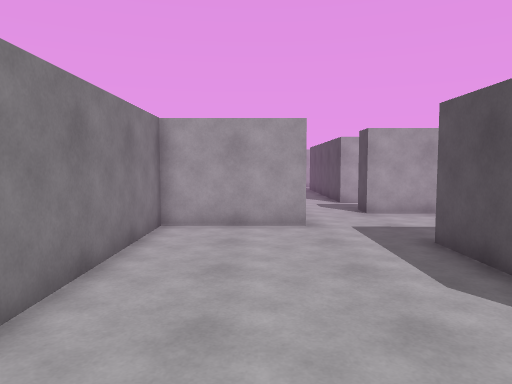
[1] (above)

22 first-person views from a walk through a 3-D level made in the Unity game engine. The camera is 1.5 m above the floor, tilts 4° down and sees 70° across. The floor is counted in squares, 1 m on a side. Each view is taken from the middle of a square. On the plan, view 1 faces up. The plan holds only what a view shows up to about 16 squares ahead; the rest is blank. The place goes on beyond the plan. The player is left out.

[2]
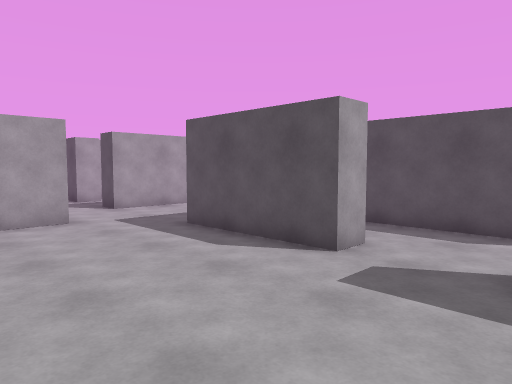

[3]
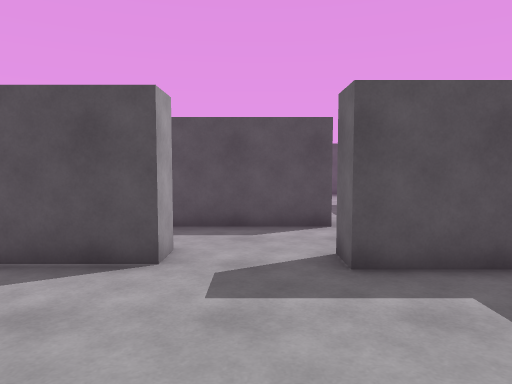

[4]
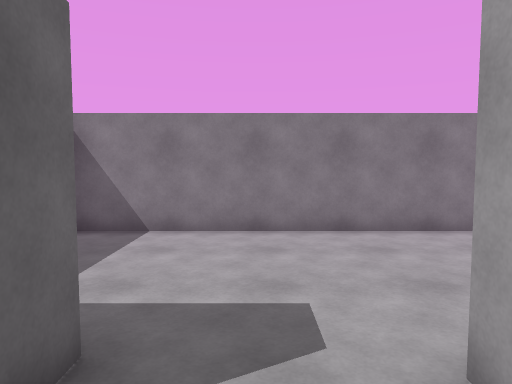

[5]
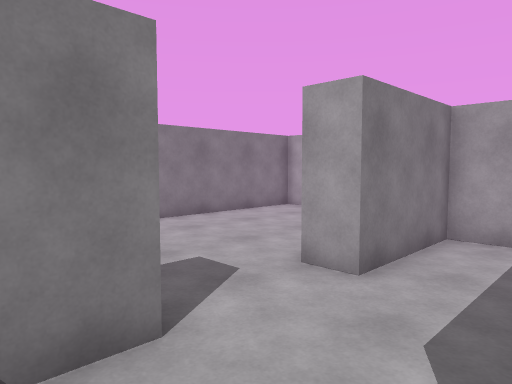

[6]
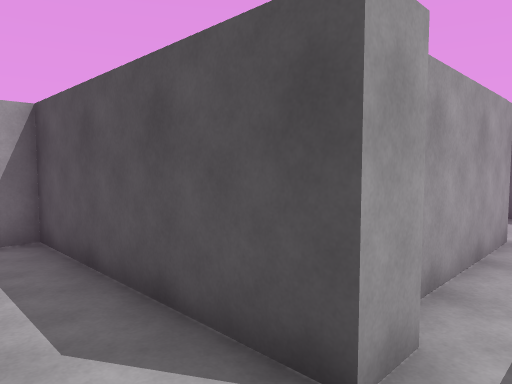

[7]
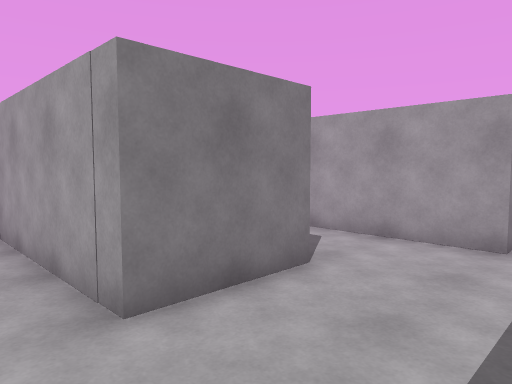

[8]
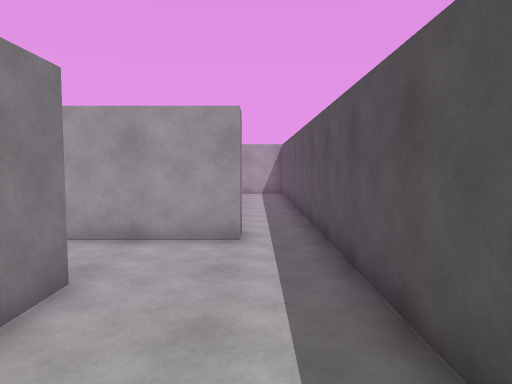

[9]
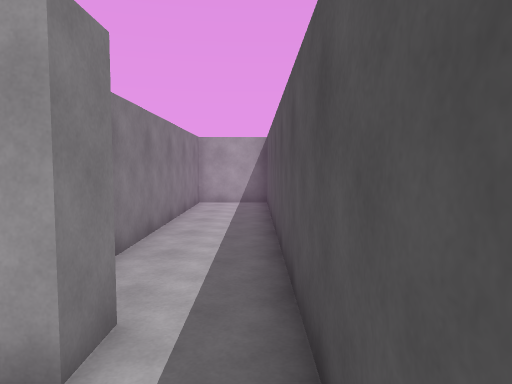

[10]
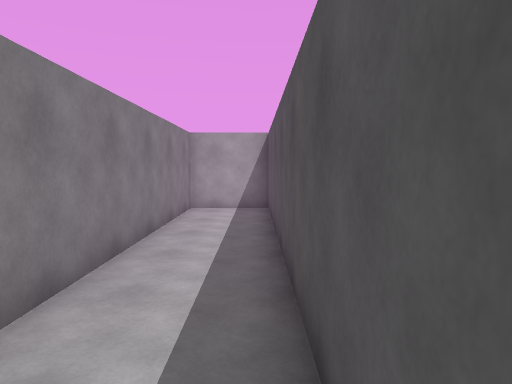

[11]
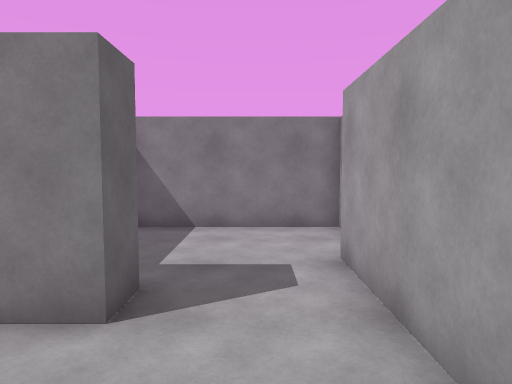

[12]
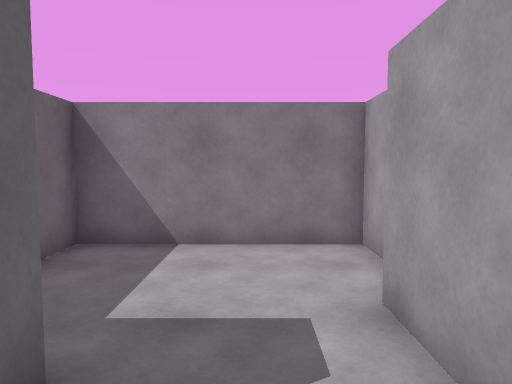

[13]
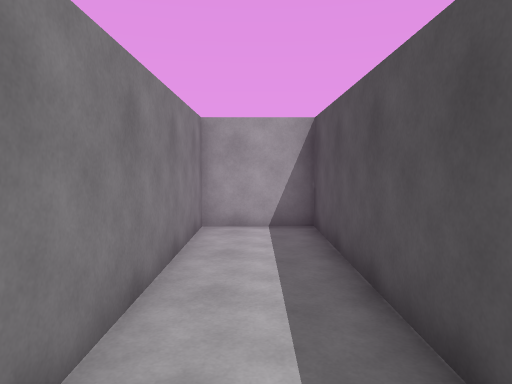

[14]
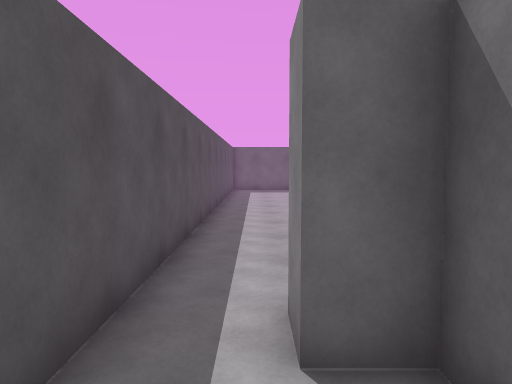

[15]
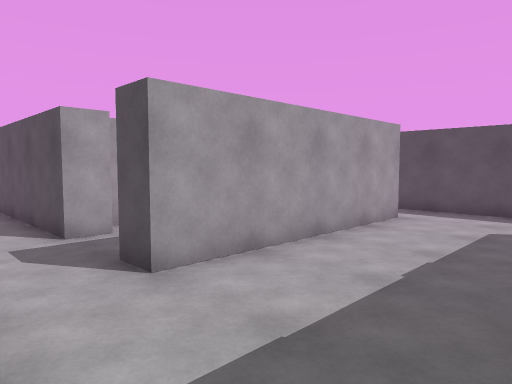

[16]
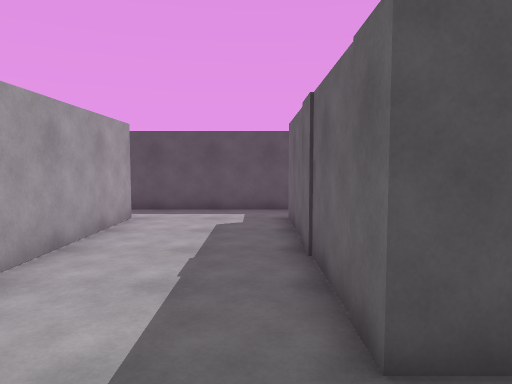

[17]
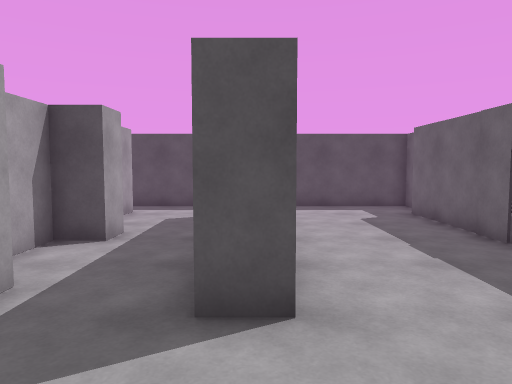

[18]
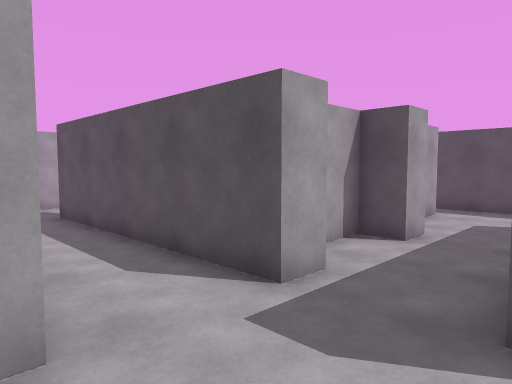

[19]
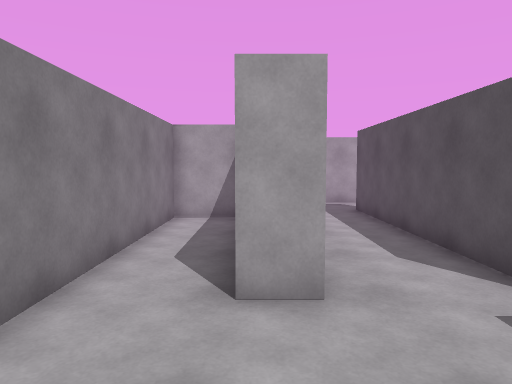

[20]
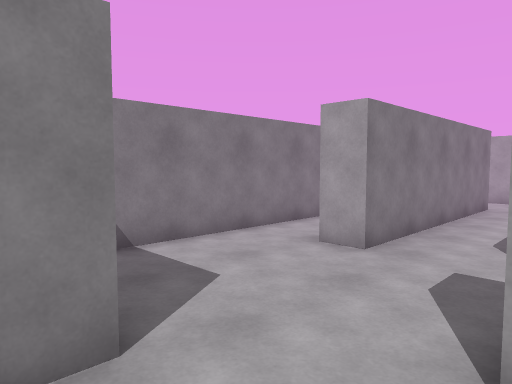

[21]
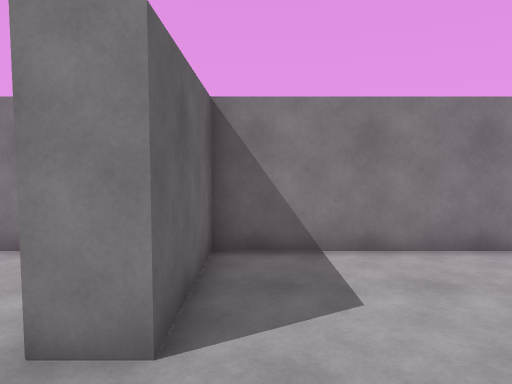

[22]
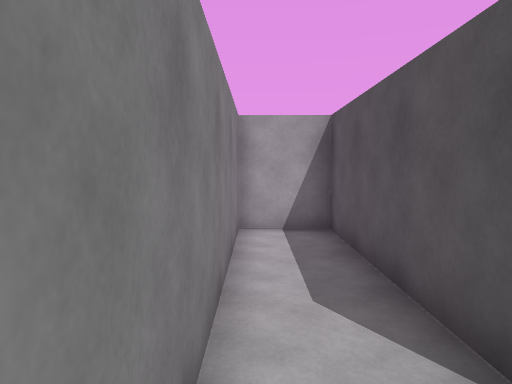

### Floor plan
Points are (right, up) in squares from view 1. A wall is a line through its corners. A room is listed if a view was taken in it or the views show most of it. See-through windows are left out.
Room 1 (views 1, 2, 3, 4, 15, 16)
walls: (3.2, -2.5) (3.2, -0.4) (4.2, -0.4) (4.2, -1.6); (1.3, 9.2) (-2.4, 9.2) (-2.4, -2.5); (7, -0.9) (7, 6.1) (4.5, 6.1) (4.5, 2.5) (3.5, 2.5) (3.5, 7.1)
ways out: opening at (5.5, -1) to room 2; opening at (2.5, 8.5) to room 4
Room 2 (views 5, 6, 7, 8, 9, 10, 11, 12, 13, 14)
walls: (12.5, 2.6) (13.6, 2.6) (13.6, -0.5) (8, -0.5); (9.2, 6.1) (8, 6.1) (8, 0.5) (9.2, 0.5); (17.5, -2.4) (17.5, 18.1) (14.7, 18.1) (14.7, 6.4) (15.7, 6.4) (15.7, 5.4) (11, 5.4); (8.1, -0.9) (7, -0.9)
ways out: opening at (5.5, -1) to room 1
Room 3 (views 17, 18, 19, 22)
walls: (4.5, 15) (3.5, 15) (3.5, 23.6); (-0.2, 15.4) (-0.2, 21.7) (-2.4, 21.7) (-2.4, 10.2) (1.3, 10.2) (1.3, 9.2); (3.5, 11.6) (3.5, 12.6); (8.4, 15) (7.3, 15) (7.3, 16.1) (4.9, 16.1); (0.8, 23.6) (0.8, 15) (-0.2, 15); (12.1, 16.1) (11.1, 16.1); (1, 26.3) (0.1, 26.3); (13.7, 14.2) (13.7, 15.4); (13.7, 11.6) (13.7, 12.6)
ways out: opening at (2.3, 11) to room 4; opening at (12.5, 12) to room 4; opening at (4, 24.5); opening at (13, 16.5)
Room 4 (views 20, 21)
walls: (11.6, 11.6) (3.5, 11.6); (3.5, 7.1) (11.6, 7.1); (13, 6.4) (13.7, 6.4) (13.7, 11.6)
ways out: opening at (2.5, 8.5) to room 1; opening at (2.3, 11) to room 3; opening at (12.5, 12) to room 3

Positions as (right, up) in squares from view 1, and headings:
1: (0, 0), facing up
2: (-2, -1), facing up-right
3: (-2, 1), facing right
4: (6, 1), facing left
5: (7, -2), facing up-left
6: (5, -2), facing up-right
7: (17, -2), facing up-left
8: (16, -2), facing up
9: (17, 3), facing up
10: (17, 5), facing up
11: (17, 4), facing left
12: (15, 4), facing left
13: (16, 9), facing up
14: (16, 9), facing down
15: (1, 7), facing up-right
16: (1, 8), facing right
17: (0, 12), facing right
18: (0, 12), facing up-right
19: (0, 11), facing up
20: (4, 9), facing up-left
21: (4, 11), facing left
22: (-2, 13), facing up
